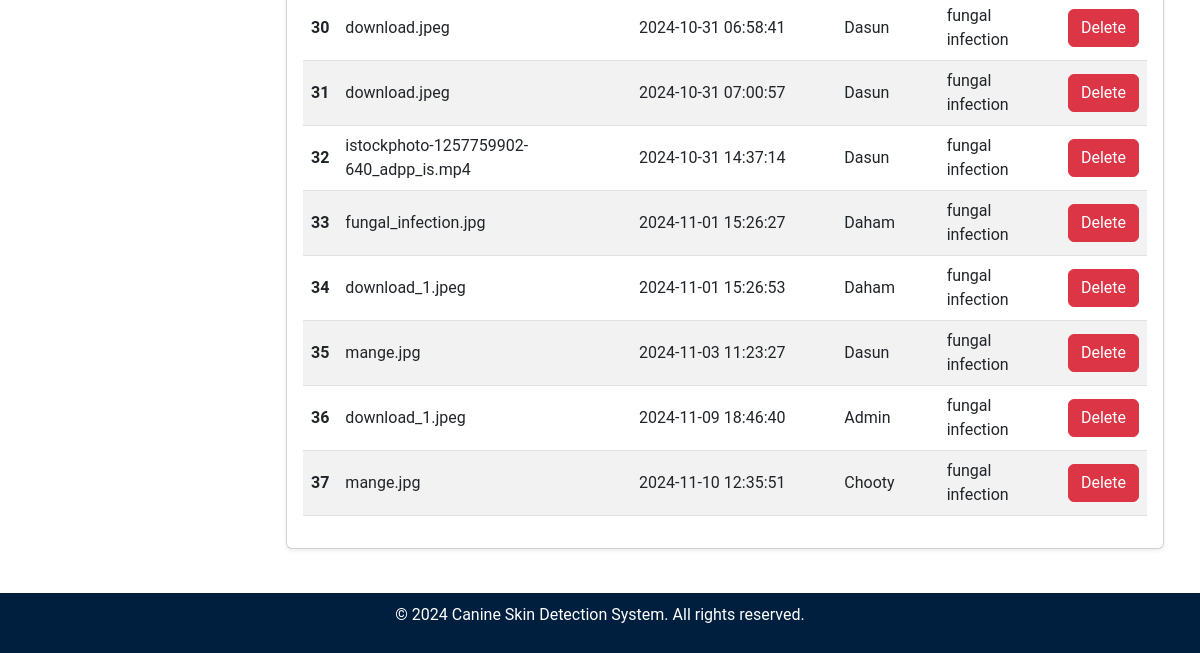
The app's page /admin/upload_logs (lower part), older data.
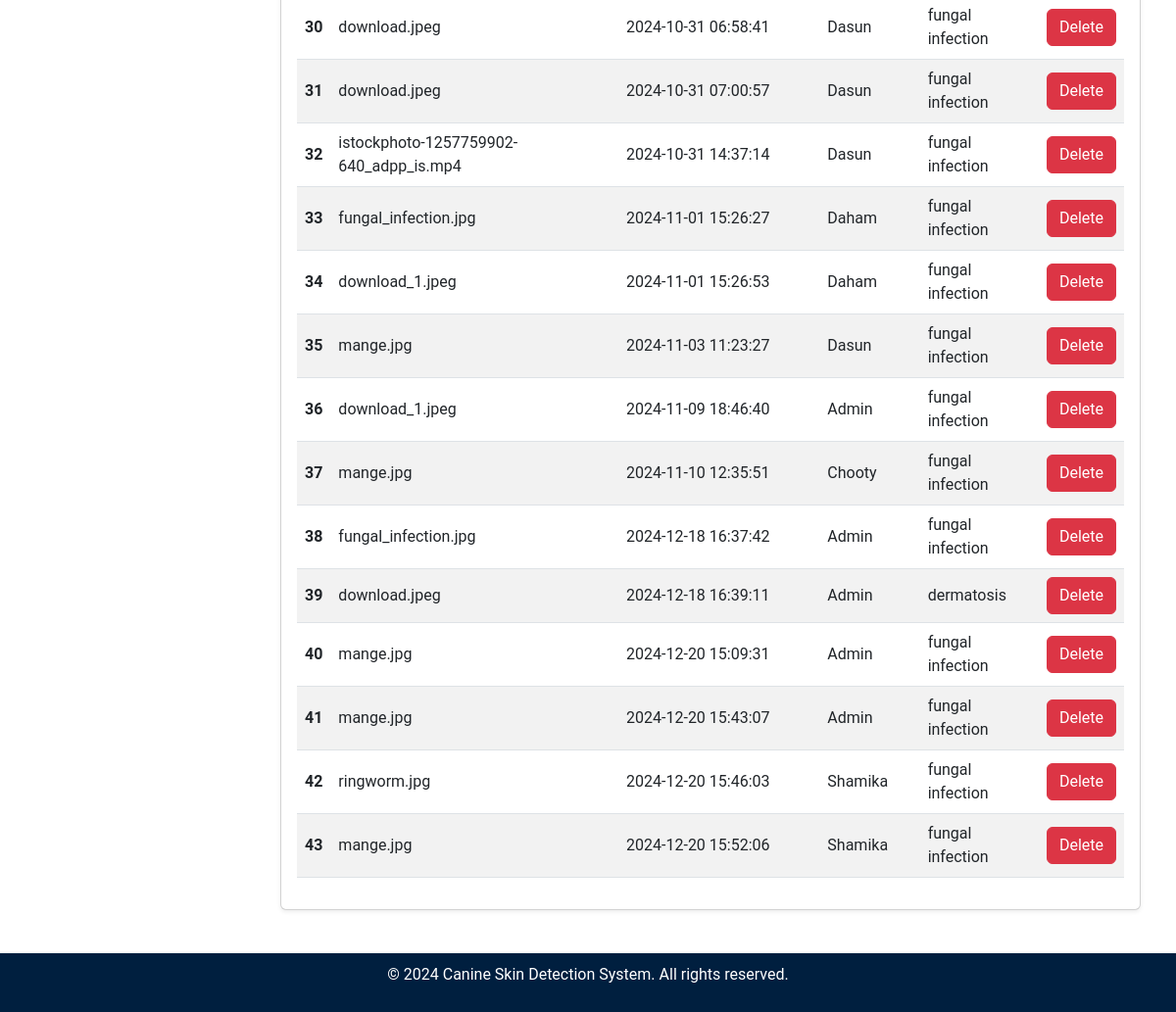
The same page, newer data.
### tables this page shows
CREATE TABLE uploads (
    id INTEGER PRIMARY KEY AUTOINCREMENT,
    filename TEXT NOT NULL,
    upload_date TIMESTAMP DEFAULT CURRENT_TIMESTAMP,
    file_type TEXT NOT NULL,
    result TEXT NOT NULL,  -- Add a column for storing the result (disease name)
    username TEXT NOT NULL  -- Store the username instead of user_id
);

### admin.py (the view)
@admin.route('/upload_logs')
def upload_logs():
    conn = get_db_connection()
    uploads = conn.execute('SELECT * FROM uploads').fetchall()
    conn.close()
    return render_template('admin/upload_logs.html', uploads=uploads)

### db.py (called while the page is built)
def get_db_connection():
    conn = sqlite3.connect('site.db')
    conn.row_factory = sqlite3.Row  # Allows accessing rows as dictionaries
    return conn

### templates/admin/upload_logs.html (shortened to what this page needs)
<!DOCTYPE html>
<html lang="en">
<head>
    <link href="https://cdn.jsdelivr.net/npm/bootstrap@5.3.0-alpha1/dist/css/bootstrap.min.css" rel="stylesheet">
    <link rel="stylesheet" href="{{ url_for('static', filename='css/admin_styles.css') }}">
    <link href="https://cdnjs.cloudflare.com/ajax/libs/bootstrap-icons/1.8.1/font/bootstrap-icons.min.css" rel="stylesheet">
</head>
<body>
    <div class="content p-4">
        <div class="container-fluid">
            <div class="card shadow-sm mt-4">
                <div class="card-body">
                    {% if uploads %}
                    <table class="table table-hover table-striped align-middle">
                        <tbody>
                            {% for upload in uploads %}
                            <tr>
                                <th scope="row">{{ upload.id }}</th>
                                <td>{{ upload.filename }}</td>
                                <td>{{ upload.upload_date }}</td>
                                <td>{{ upload.username }}</td>
                                <td>{{ upload.result }}</td>
                                <td>
                                    <form action="{{ url_for('admin.delete_log', upload_id=upload.id) }}" method="POST" onsubmit="return confirm('Are you sure you want to delete this upload?');">
                                        <button type="submit" class="btn btn-danger">Delete</button>
                                    </form>
                                </td>
                            </tr>
                            {% endfor %}
                        </tbody>
                    </table>
                    {% else %}
                        <p class="text-center">No logs found for the selected filters.</p>
                    {% endif %}
                </div>
            </div>
        </div>
    </div>
    {% include 'partials/footer_admin.html' %}
</body>
</html>

Row changes from the older to the newer data that the page shows:
added uploads: id "38", filename "fungal_infection.jpg", upload_date "2024-12-18 16:37:42", username "Admin", result "fungal infection"
added uploads: id "39", filename "download.jpeg", upload_date "2024-12-18 16:39:11", username "Admin", result "dermatosis"
added uploads: id "40", filename "mange.jpg", upload_date "2024-12-20 15:09:31", username "Admin", result "fungal infection"
added uploads: id "41", filename "mange.jpg", upload_date "2024-12-20 15:43:07", username "Admin", result "fungal infection"
added uploads: id "42", filename "ringworm.jpg", upload_date "2024-12-20 15:46:03", username "Shamika", result "fungal infection"
added uploads: id "43", filename "mange.jpg", upload_date "2024-12-20 15:52:06", username "Shamika", result "fungal infection"
